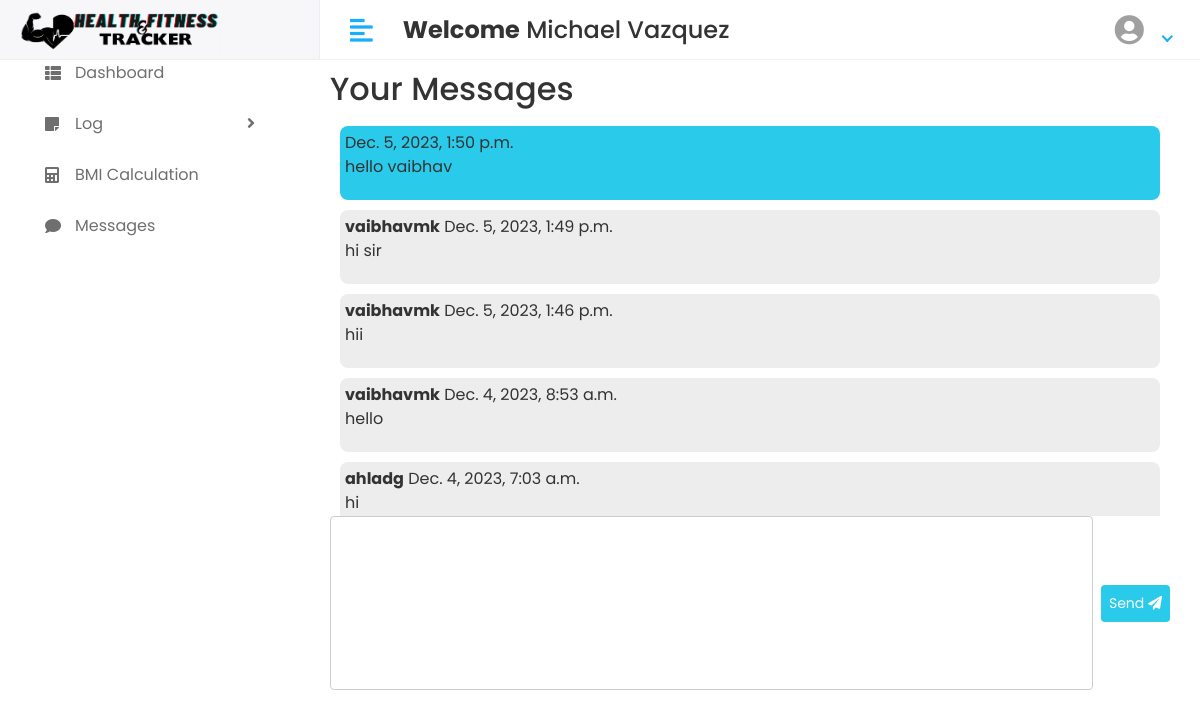
Page /User/messages/ (signed in) on the committed database.
### app/models.py (models this page shows, shortened)
class CustomUser(AbstractUser):
    USER = (
        ('1', 'USER'),
        ('2', 'TRAINER'),
        ('3', 'ADMIN')
    )
    user_type = models.CharField(choices=USER, max_length=50, default=1)
    selected_trainer = models.ForeignKey(
        'self',
        on_delete=models.SET_NULL,
        null=True,
        blank=True,
        related_name='clients',  # This is the reverse relation name
        default=None,
        limit_choices_to={'user_type': '1'}
    )

class Message(models.Model):
    sender = models.ForeignKey(CustomUser, related_name='sent_messages', on_delete=models.CASCADE)
    receiver = models.ForeignKey(CustomUser, related_name='received_messages', on_delete=models.CASCADE)
    content = models.TextField()
    timestamp = models.DateTimeField(auto_now_add=True)

### health_and_fitness_tracker/user_views.py (the view)
# urls.py: path('User/messages/', user_views.user_messages, name='user_messages'),
def user_messages(request):
    messages = Message.objects.filter(Q(sender=request.user) | Q(receiver=request.user)).order_by('-timestamp')
    if request.method == 'POST':
        form = MessageForm(request.POST)
        if form.is_valid():
            content = form.cleaned_data['content']
            receiver_user = request.user.selected_trainer
            Message.objects.create(sender=request.user, receiver=receiver_user, content=content)
            return redirect('user_messages')
    else:
        form = MessageForm()
    context = {
        'messages': messages,
        'form': form,
    }
    return render(request, 'User/msg.html', context)

### app/forms.py
class MessageForm(forms.ModelForm):
    class Meta:
        model = Message
        fields = ['content']  # Include the receiver field

### template/User/msg.html (shortened to what this page needs)
{% extends 'base.html' %}
{% block content %}
<h2>Your Messages</h2>
<div class="chat-container">
    <ul class="messages">
        {% for message in messages %}
            <li class="{% if message.sender == user %}sent{% else %}received{% endif %}">
                {% if message.sender != user %}
                    <strong>{{ message.sender.username }}</strong>
                {% endif %}
                <span>{{ message.timestamp }}</span>
                <p>{{ message.content }}</p>
            </li>
        {% endfor %}
    </ul>
</div>
<form method="post" action="" class="message-form">
    {{ form.content }}
    <button type="submit" class="send-button">Send <i class="fa fa-paper-plane"></i></button>
</form>
{% endblock %}

### template/includes/header.html (shortened to what this page needs)
{% load static %}
<div class="header">
            <div class="header-left">
               <a href="#" class="logo">
               <img src="{% static 'assets/img/logofinal.png' %}" alt="Logo" width="200" height="45">
               </a>
            </div>
            <a href="javascript:void(0);" id="toggle_btn">
            <i class="fas fa-align-left"></i>
            </a>
            <div class="top-nav-search mt-3">
               <h4><strong>Welcome</strong>&nbsp;<span>{{user.first_name}} {{ user.last_name }}</span>&nbsp;</h4>
            </div>
            <ul class="nav user-menu">
               <li class="nav-item dropdown has-arrow">
                  <a href="#" class="dropdown-toggle nav-link" data-toggle="dropdown">
                  <span class="user-img" ><i class="fa fa-user-circle" style="font-size:30px;padding:15px 8px 0 0;"></i></span>
                  </a>
               </li>
            </ul>
         </div>

### static/assets/css/style.css (style rules this page uses)
html { height: 100%; }
body { background-color: #fff; color: #333; font-family: 'Poppins', sans-serif; font-size: 1rem; height: 100%; line-height: 1.5; overflow-x: hidden; }
h1, h2, h3, h4, h5, h6 { font-family: 'Poppins', sans-serif; margin-top: 0; }
a { color: #009ce7; }
input, button, a { transition: all 0.4s ease; -moz-transition: all 0.4s ease; -o-transition: all 0.4s ease; -ms-transition: all 0.4s ease; -webkit-transition: all 0.4s ease; }
input, input:focus, button, button:focus { outline: none; }
ul, ol { padding: 0px; list-style: none; }
.header { background-color: #fff; border-bottom: 1px solid #f3f3f4; left: 0; position: fixed; right: 0; top: 0; z-index: 1001; height: 60px; }
.header .header-left { float: left; height: 60px; padding: 0 20px; position: relative; width: 320px; z-index: 1; transition: all 0.2s ease-in-out; background-color: #f7f7fa; border-bottom: 1px solid #efefef; border-right: 1px solid #ececf5; display: flex; align-items: center; }
.header .header-left .logo { display: inline-block; line-height: 60px; width: 200px; }
.header .header-left .logo img { max-height: 100px; }
.header .dropdown-toggle:after { display: none; }
.header .has-arrow .dropdown-toggle:after { border-top: 0; border-left: 0; border-bottom: 2px solid #18aefa; border-right: 2px solid #18aefa; content: ''; height: 8px; display: inline-block; pointer-events: none; -webkit-transform-origin: 66% 66%; -ms-transform-origin: 66% 66%; transform-origin: 66% 66%; -webkit-transform: rotate(45deg); -ms-transform: rotate(45deg); transform: rotate(45deg); -webkit-transition: all 0.15s ease-in-out; transition: all 0.15s ease-in-out; width: 8px; vertical-align: 0px; }
.user-menu { float: right; margin: 0; position: relative; z-index: 99; padding-right: 15px; }
.user-menu.nav > li > a { color: #a0a0a0; font-size: 14px; line-height: 58px; padding: 0 15px; height: 60px; }
.user-img { margin-right: 3px; position: relative; }
.top-nav-search { float: left; margin-left: 15px; }
@media (min-width: 992px) { #toggle_btn { align-items: center; color: #18aefa; display: inline-flex; float: left; font-size: 26px; height: 60px; justify-content: center; margin-left: 15px; padding: 0 15px; } }

### template/User/msg.html (style rules this page uses)
.chat-container { max-height: 400px; overflow-y: auto; padding: 10px; }
.messages { list-style: none; padding: 0; margin: 0; }
.messages li { padding: 5px; margin-bottom: 10px; border-radius: 8px; }
.sent { background-color: #2ACAEA; align-self: flex-end; }
.received { background-color: #ededed; }
.message-form { display: flex; align-items: center; }
.message-form textarea { flex: 1; display: inline-block; padding: 8px; margin-right: 8px; border: 1px solid #ccc; border-radius: 4px; resize: none; font-size: 12px; line-height: 1.3; }
.message-form button { padding: 8px; display: inline-block; background-color: #2ACAEA; color: white; border: none; border-radius: 4px; cursor: pointer; font-size: 14px; }

### rows in the picture
CustomUser: first_name "Michael", last_name "Vazquez"
Message: timestamp "Dec. 5, 2023, 1:50 p.m.", content "hello vaibhav"
Message: sender.username "vaibhavmk", timestamp "Dec. 5, 2023, 1:49 p.m.", content "hi sir"
Message: sender.username "vaibhavmk", timestamp "Dec. 5, 2023, 1:46 p.m.", content "hii"
Message: sender.username "vaibhavmk", timestamp "Dec. 4, 2023, 8:53 a.m.", content "hello"
Message: sender.username "ahladg", timestamp "Dec. 4, 2023, 7:03 a.m.", content "hi"
